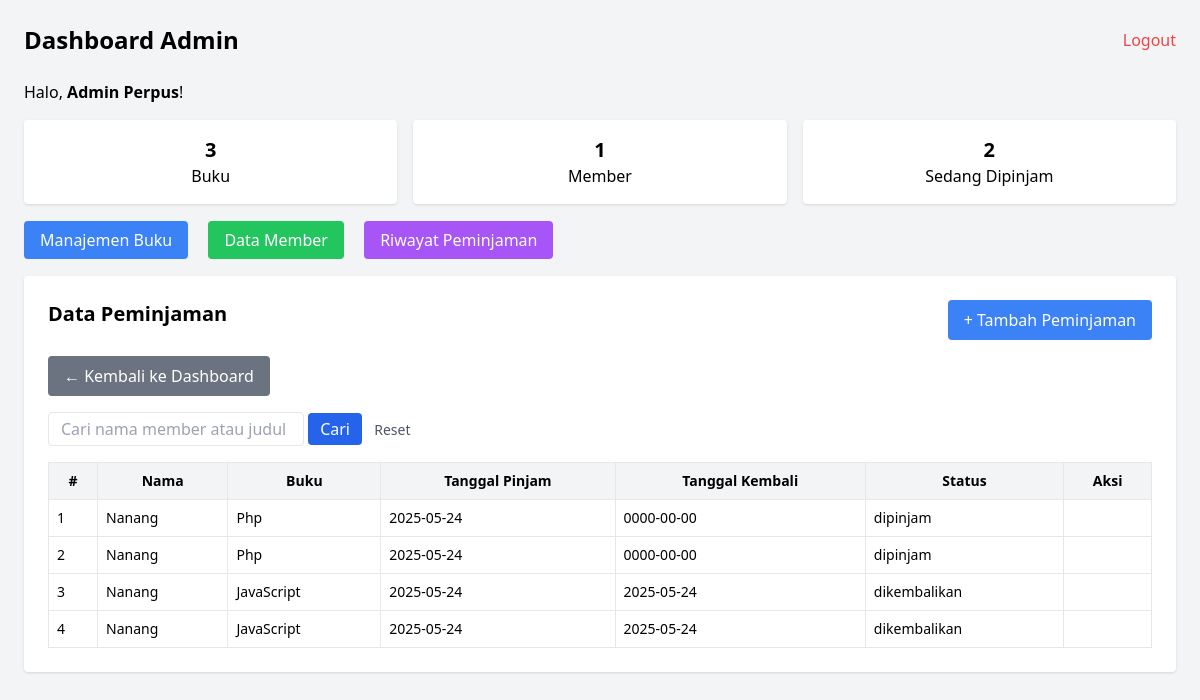
Page /views/admin/peminjaman/index.php (signed in) on the committed database.
### tables this page shows
CREATE TABLE `peminjaman` (
  `id` int(11) NOT NULL,
  `user_id` int(11) NOT NULL,
  `buku_id` int(11) NOT NULL,
  `tanggal_pinjam` date NOT NULL,
  `tanggal_kembali` date NOT NULL,
  `status` enum('dipinjam','dikembalikan') NOT NULL DEFAULT 'dipinjam',
  `created_at` datetime DEFAULT current_timestamp()
);

CREATE TABLE `users` (
  `id` int(11) NOT NULL,
  `nama` varchar(100) NOT NULL,
  `email` varchar(100) NOT NULL,
  `password` varchar(100) NOT NULL,
  `role` enum('admin','member') NOT NULL,
  `created_at` datetime DEFAULT current_timestamp()
);

CREATE TABLE `buku` (
  `id` int(11) NOT NULL,
  `judul` varchar(255) NOT NULL,
  `gambar` varchar(255) DEFAULT NULL,
  `penulis` varchar(100) NOT NULL,
  `penerbit` varchar(100) NOT NULL,
  `tahun` year(4) NOT NULL,
  `stok` int(11) NOT NULL,
  `created_at` datetime DEFAULT current_timestamp()
);

### views/admin/peminjaman/index.php (the view, shortened to what this page needs)
<?php
require '../../../config/koneksi.php';
$query = "
  SELECT p.*, u.nama AS member, b.judul AS buku
  FROM peminjaman p
  JOIN users u ON p.user_id = u.id
  JOIN buku b ON p.buku_id = b.id
";
$query .= " ORDER BY p.created_at DESC";
$data = $conn->query($query)->fetch_all(MYSQLI_ASSOC);
?>
<!DOCTYPE html>
<html lang="id">
<head>
    <script src="https://cdn.tailwindcss.com"></script>
</head>
<body class="p-6 bg-gray-100">
    <?php include '../components/admin-dashboard.php'; ?>
    <div class="max-w-6xl mx-auto bg-white p-6 rounded shadow">
        <div class="flex justify-between mb-4">
            <h2 class="text-xl font-bold">Data Peminjaman</h2>
            <a href="tambah.php" class="bg-blue-500 text-white px-4 py-2 rounded">+ Tambah Peminjaman</a>
        </div>
        <div class="mb-4">
            <a href="../../admin/components/admin-dashboard.php" class="inline-block bg-gray-500 text-white px-4 py-2 rounded hover:bg-gray-600">
                ← Kembali ke Dashboard
            </a>
        </div>
        <form method="get" class="mb-4">
            <input type="text" name="cari" placeholder="Cari nama member atau judul buku" class="border px-3 py-1 rounded w-64" value="<?= htmlspecialchars($_GET['cari'] ?? '') ?>">
            <button class="bg-blue-600 text-white px-3 py-1 rounded">Cari</button>
            <a href="index.php" class="ml-2 text-sm text-gray-600">Reset</a>
        </form>
        <table class="w-full border text-sm">
            <thead class="bg-gray-100">
                <tr>
                    <th class="border p-2">#</th>
                    <th class="border p-2">Nama</th>
                    <th class="border p-2">Buku</th>
                    <th class="border p-2">Tanggal Pinjam</th>
                    <th class="border p-2">Tanggal Kembali</th>
                    <th class="border p-2">Status</th>
                    <th class="border p-2">Aksi</th>
                </tr>
            </thead>
            <tbody>
                <?php if (count($data) === 0): ?>
                    <tr>
                        <td colspan="6" class="text-center p-4">Data tidak ditemukan.</td>
                    </tr>
                <?php else: ?>
                    <?php foreach ($data as $i => $row): ?>
                        <tr>
                            <td class="border p-2"><?= $i + 1 ?></td>
                            <td class="border p-2"><?= $row['member'] ?></td>
                            <td class="border p-2"><?= $row['buku'] ?></td>
                            <td class="border p-2"><?= $row['tanggal_pinjam'] ?></td>
                            <td class="border p-2"><?= $row['tanggal_kembali'] ?: '-' ?></td>
                            <td class="border p-2"><?= $row['status'] ?></td>
                            <td class="border p-2"></td>
                        </tr>
                    <?php endforeach ?>
                <?php endif ?>
            </tbody>
        </table>
    </div>
</body>
</html>

### rows in the picture
peminjaman: user.nama "Nanang", buku.judul "Php", tanggal_pinjam "2025-05-24", tanggal_kembali "0000-00-00", status "dipinjam"
peminjaman: user.nama "Nanang", buku.judul "Php", tanggal_pinjam "2025-05-24", tanggal_kembali "0000-00-00", status "dipinjam"
peminjaman: user.nama "Nanang", buku.judul "JavaScript", tanggal_pinjam "2025-05-24", tanggal_kembali "2025-05-24", status "dikembalikan"
peminjaman: user.nama "Nanang", buku.judul "JavaScript", tanggal_pinjam "2025-05-24", tanggal_kembali "2025-05-24", status "dikembalikan"

### other values in the picture
$_SESSION["nama"] "Admin Perpus"
$total_buku "3"
$total_member "1"
$total_pinjam "2"
